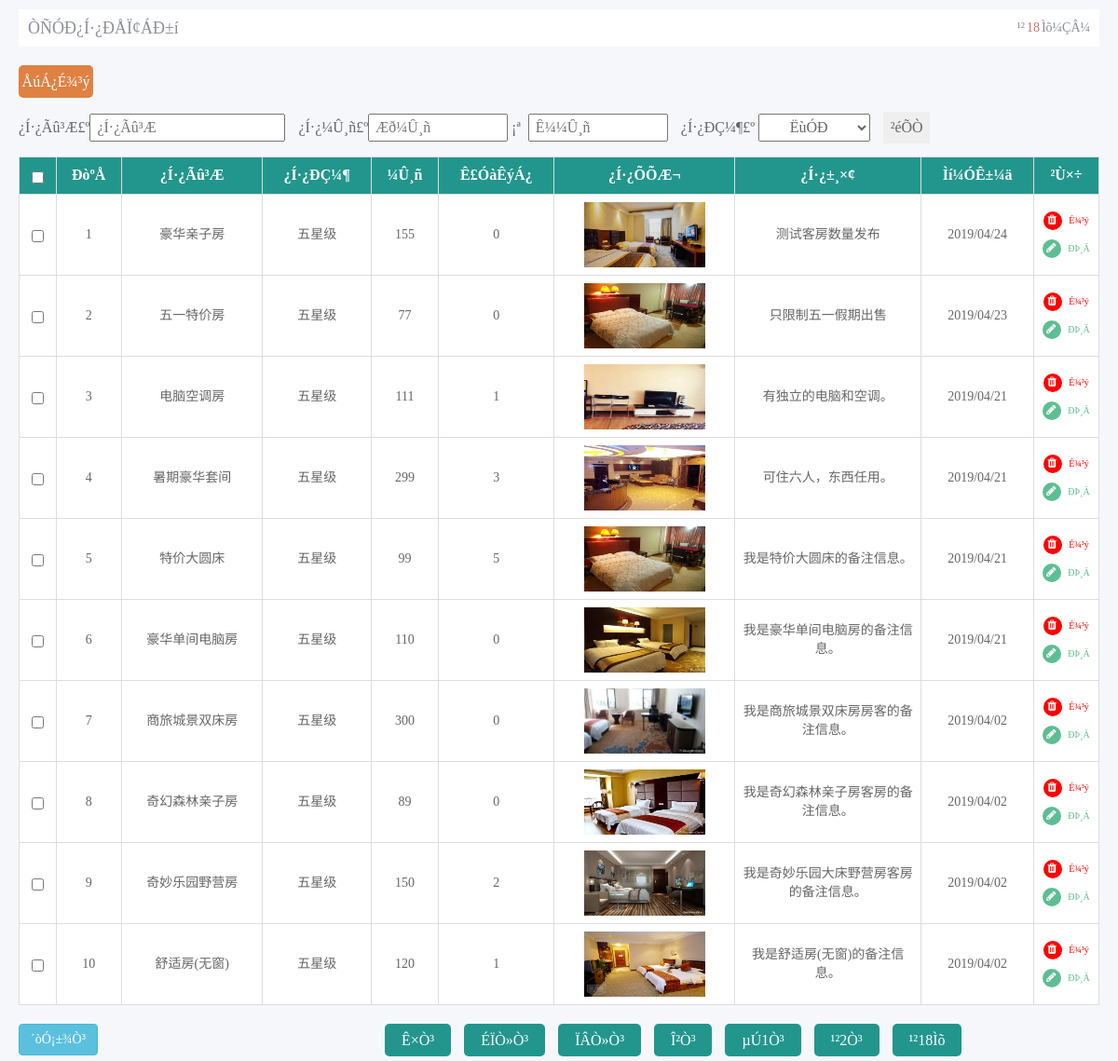
Screenshot of /check_room.php with the database file from the repository.
### tables this page shows
CREATE TABLE `jiudianxinxi` (
  `id` int(11) NOT NULL AUTO_INCREMENT,
  `name` varchar(300) DEFAULT NULL,
  `grade` varchar(50) DEFAULT NULL,
  `price` varchar(50) DEFAULT NULL,
  `number` int(10) DEFAULT '0',
  `state` varchar(300) DEFAULT NULL,
  `picture` varchar(50) DEFAULT NULL,
  `remarks` varchar(500) DEFAULT NULL,
  `addtime` timestamp NOT NULL DEFAULT CURRENT_TIMESTAMP,
  PRIMARY KEY (`id`)
);

### check_room.php (the view, shortened to what this page needs)
<?php
$name=$_GET['name'];
$start=$_GET['price_start'];
$end=$_GET['price_end'];
?>
<!DOCTYPE html PUBLIC "-//W3C//DTD XHTML 1.0 Transitional//EN" "http://www.w3.org/TR/xhtml1/DTD/xhtml1-transitional.dtd">
<html xmlns="http://www.w3.org/1999/xhtml">
<head>
<link rel="stylesheet" href="css/bootstrap.min.css" />
<link rel="stylesheet" href="css/jquery.mCustomScrollbar.min.css" />
<link rel="stylesheet" href="css/custom.css" />
<link rel="stylesheet" href="css/demo_add.css" />
<link rel="stylesheet" href="css/font-awesome.min.css" />
<link rel="stylesheet" href="css/style.css" />
</head>
<body class="news_list_body">
<div class="staff_list">
	<div class="clearfix admin_con_top">
    	<h2 class="fl">ÒÑÓÐ¿Í·¿ÐÅÏ¢ÁÐ±í</h2>
        <?php
			$sql="select * from jiudianxinxi where 1=1";
			$query=mysql_query($sql);
			$rowscount=mysql_num_rows($query);
		?>
        <p class="fr">¹²<span><?php echo $rowscount;?></span>Ìõ¼ÇÂ¼</p>
    </div>
    <p class=" all_del" id="all_del" onclick="deleteSelected()">ÅúÁ¿É¾³ý</p>
    <form id="form1" name="form1" method="get" action="">
        ¿Í·¿Ãû³Æ£º<input name="name" type="text" id="name" class="m_r_10" autocomplete="off" placeholder="¿Í·¿Ãû³Æ" value="<?php echo $name;?>"/>
        ¿Í·¿¼Û¸ñ£º<input name="price_start" type="text" id="price_start" style="width:150px;" autocomplete="off" placeholder="Æð¼Û¸ñ" value="<?php echo $start;?>"/>&nbsp;¡ª&nbsp;
        		  <input name="price_end" type="text" id="price_end" style="width:150px;" class="m_r_10" autocomplete="off" placeholder="Ê¼¼Û¸ñ" value="<?php echo $end;?>"/>
        ¿Í·¿ÐÇ¼¶£º
          <select name='grade' id='grade' style="width:120px;text-align:center;" class="m_r_10" placeholder="¿Í·¿ÐÇ¼¶">
            <option value="">ËùÓÐ</option>
          </select>
        <input type="submit" name="Submit" value="²éÕÒ" class="check_btn"/>
    </form>
    <div class="admin_news_list">
            <?php
                  $sql="select * from jiudianxinxi where 1=1";
  					$sql=$sql." order by id desc";
					$query=mysql_query($sql);
 					$rowscount=mysql_num_rows($query);
				  if($rowscount==0)
				  {
					  ?>
                    	<div class="date_null">±§Ç¸£¬ÄúµÄ²éÑ¯½á¹ûÎª¿Õ</div>
					<?php
					}
				  else
				  {
				  $pagelarge=10;
				  $pagecurrent=$_GET["pagecurrent"];
				  if($rowscount%$pagelarge==0)
				  {
						$pagecount=$rowscount/$pagelarge;
				  }
				  else
				  {
						$pagecount=intval($rowscount/$pagelarge)+1;
				  }
				  if($pagecurrent=="" || $pagecurrent<=0)
				{
					$pagecurrent=1;
				}
						$sum=$pagecurrent*$pagelarge;
					?>
                    <table class="table table-bordered table-hover">
                    <tr>
                        <th><input type="checkbox" name="" id="checkall" value="" onclick="checkall();"/></th>
                        <th>ÐòºÅ</th>
                        <th>¿Í·¿Ãû³Æ</th>
                        <th>¿Í·¿ÐÇ¼¶</th>
                        <th>¼Û¸ñ</th>
                        <th>Ê£ÓàÊýÁ¿</th>
                        <th>¿Í·¿ÕÕÆ¬</th>
                        <th style="width:200px;">¿Í·¿±¸×¢</th>
                        <th>Ìí¼ÓÊ±¼ä</th>
                        <th>²Ù×÷</th>
                    </tr>
                    <?php
					for($i=$pagecurrent*$pagelarge-$pagelarge;$i<$sum;$i++)
				{
				  ?>
            <tr>
            	<td><input type="checkbox" name="" id="" data-id="<?php echo mysql_result($query,$i,id);?>" value="" class="sel_btn"/></td>
                <td><?php echo $i+1;?></td>
                <td><?php echo mysql_result($query,$i,name);?></td>
                <td><?php echo mysql_result($query,$i,grade);?></td>
                <td><?php echo mysql_result($query,$i,price);?></td>
                <td><?php echo mysql_result($query,$i,number);?></td>
                <td>
                	<a href="<?php echo mysql_result($query,$i,picture) ?>" target='_blank'>
                		<img src='<?php echo mysql_result($query,$i,picture) ?>' width='130' height='70' border='0'>
                    </a>
                </td>
                <td><?php echo mysql_result($query,$i,remarks);?></td>
                <td><?php echo date('Y/m/d',strtotime(mysql_result($query,$i,"addtime")));?></td>
                <td>
                   <a href="del.php?id=<?php echo mysql_result($query,$i,"id");?>&tablename=jiudianxinxi"
                   	onclick="return confirm('ÕæµÄÒªÉ¾³ý£¿')">
                    	<i class="fa fa-trash b_r b_red material-icons m_b_10"></i>
                        <span class="text_red">É¾³ý<span>
                   </a>
                   <a href="update_room.php?id=<?php echo mysql_result($query,$i,"id");?>">
                   		<i class="fa fa-pencil  b_r b_gree material-icons"></i>
                        <span class="text_gree">ÐÞ¸Ä<span>
                   </a>
                </td>
            </tr>
        <?php
			}
 		 }
		 ?>
		</table>
    </div>
	<?php
	  if($rowscount > 10)
	  {
		  ?>
            <div class="clearfix news_list_page">
                <p class="fl">
                  <input type="button" class="btn btn-info"" name="Submit2" onclick="javascript:window.print();" value="´òÓ¡±¾Ò³" />
                </p>
                <p class="fr news_list_page_p">
                    <a href="check_room.php?pagecurrent=1&name=<?php echo $name;?>&price_start=<?php echo $start;?>&price_end=<?php echo $end;?>&grade=<?php echo $grade;?>">Ê×Ò³</a>
                    <a href="check_room.php?pagecurrent=<?php echo $pagecurrent-1;?>&name=<?php echo $name;?>&price_start=<?php echo $start;?>&price_end=<?php echo $end;?>&grade=<?php echo $grade;?>">ÉÏÒ»Ò³</a>
                    <a href="check_room.php?pagecurrent=<?php echo $pagecurrent+1;?>&name=<?php echo $name;?>&price_start=<?php echo $start;?>&price_end=<?php echo $end;?>&grade=<?php echo $grade;?>">ÏÂÒ»Ò³</a>
                    <a href="check_room.php?pagecurrent=<?php echo $pagecount;?>&name=<?php echo $name;?>&price_start=<?php echo $start;?>&price_end=<?php echo $end;?>&grade=<?php echo $grade;?>">Î²Ò³</a>
                    <span>µÚ<?php echo $pagecurrent;?>Ò³</span>
                    <span>¹²<?php echo $pagecount;?>Ò³</span>
                    <span>¹²<?php echo $rowscount;?>Ìõ</span>
                </p>
            </div>
            <?php }?>
</div>
</body>
</html>

### css/demo_add.css (style rules this page uses)
body, html { font-size: 100%; padding: 0; margin: 0; }
*, *:after, *:before { -webkit-box-sizing: border-box; -moz-box-sizing: border-box; box-sizing: border-box; }
.clearfix:before, .clearfix:after { content: " "; display: table; }
.clearfix:after { clear: both; }
body { background: #494A5F; color: #D5D6E2; font-weight: 500; font-size: 1.05em; font-family: "Microsoft YaHei","Segoe UI", "Lucida Grande", Helvetica, Arial,sans-serif; }

### css/style.css (style rules this page uses)
body, html,div, dl, dt, dd, ul, ol, li, h1, h2, h3, h4, h5, h6, pre, form, fieldset, input, p, blockquote, th, td { margin:0; padding:0; box-sizing: border-box; }
body { font-size:16px; color:#666; font-family: Microsoft YaHei,SimSun; background: #fff; }
body td { font-size: 12px }
.m_r_10 { margin-right:10px; }
.m_b_10 { margin-bottom:10px; }
.check_btn { width: 50px; text-align: center; height: 38px; display: inline-block; border: 0; cursor: pointer; padding-left:0px !important; }
textarea, input, button, select { outline: none; }
img { border: 0; }
a { color:#666; text-decoration: none; }
a:link { color: #000; text-decoration:none; }
.fl { float: left; }
.fr { float: right; }
.clearfix:after { content:""; display:block; height:0; clear:both; visibility:hidden; }
.clearfix { zoom:1; }
.b_r { display:inline-block; width:20px; height:20px; border-radius:50%; -webkit-border-radius:50%; -moz-border-radius:50%; -ms-border-radius:50%; padding:3px 6px 4px 4px; color:#fff; margin-right:4px; }
.b_red { background:red; }
.text_red { font-size:10px; color:red !important; }
.b_gree { background:#5dbe92; }
.text_gree { font-size:10px; color:#5dbe92 !important; }
.add_admin,.add_news,.check_news_list,.staff_list { padding:10px 20px 5px 20px; background:#f6f7fb; height:100%; }
.admin_con_top { background:#fff; height:40px; line-height:40px; color:#8e9198; padding:0px 10px; margin-bottom:20px; }
.admin_con_top>h2 { font-weight:normal; font-size:18px; line-height:40px; width:50%; }
.admin_con_top>p { font-size:14px; width:40%; text-align:right; }
.admin_con_top>p>span { color:#c8716f; margin:0px 2px; }
.all_del { width:80px; text-align:center; background:#df8143; height:35px; line-height:35px; border-radius:5px; -webkit-border-radius:5px; -moz-border-radius:5px; -ms-border-radius:5px; cursor:pointer; color:#fff; -moz-user-select:none; -webkit-user-select:none; -ms-user-select:none; -khtml-user-select:none; -o-user-select:none; user-select:none; }
tr>th { background:#22968d; color:#fff; text-align:center; }
.admin_news_list td { text-align:center; font-size:16px; }
.staff_list td { text-align:center; font-size:14px; }
.admin_news_list tr>td:last-of-type { font-size:12px; }
.admin_news_list td>a { display:block; }
.table > tbody > tr > td, .table > tbody > tr > th, .table > tfoot > tr > td, .table > tfoot > tr > th, .table > thead > tr > td, .table > thead > tr > th { padding: 8px; line-height: 1.42857143; vertical-align:middle; border-top: 1px solid #ddd; }
.news_list_page { height:35px; line-height:35px; }
.news_list_page>p:first-of-type { width:85px; line-height:35px; }
.news_list_page>p:last-of-type { width:767px; line-height:35px; }
.news_list_page_p>a,.news_list_page_p>span { display:inline-block; padding:0px 18px; color:#fff !important; background:#22968d; border-radius:5px; -moz-border-radius:5px; -webkit-border-radius:5px; -ms-border-radius:5px; margin-right:10px; }
.staff_list>form { padding-top:10px; margin-bottom:10px; line-height:43px; }
.staff_list>form input { padding-left:6px; outline:none; height:30px; line-height:30px; }
.staff_list>form select { height:30px; line-height:30px; }
.staff_list>form input:last-of-type { padding-left:0px; width:50px; text-align:center; height:34px; line-height:30px; }
.staff_list td>a { display:block; }
.staff_list th:last-of-type { width:70px; }
tr>td { background:#fff; }

### rows the page displays
jiudianxinxi: name "豪华亲子房", grade "五星级", price "155", number "0", picture (picture), remarks "测试客房数量发布", addtime "2019/04/24"
jiudianxinxi: name "五一特价房", grade "五星级", price "77", number "0", picture (picture), remarks "只限制五一假期出售", addtime "2019/04/23"
jiudianxinxi: name "电脑空调房", grade "五星级", price "111", number "1", picture (picture), remarks "有独立的电脑和空调。", addtime "2019/04/21"
jiudianxinxi: name "暑期豪华套间", grade "五星级", price "299", number "3", picture (picture), remarks "可住六人，东西任用。", addtime "2019/04/21"
jiudianxinxi: name "特价大圆床", grade "五星级", price "99", number "5", picture (picture), remarks "我是特价大圆床的备注信息。", addtime "2019/04/21"
jiudianxinxi: name "豪华单间电脑房", grade "五星级", price "110", number "0", picture (picture), remarks "我是豪华单间电脑房的备注信息。", addtime "2019/04/21"
jiudianxinxi: name "商旅城景双床房", grade "五星级", price "300", number "0", picture (picture), remarks "我是商旅城景双床房房客的备注信息。", addtime "2019/04/02"
jiudianxinxi: name "奇幻森林亲子房", grade "五星级", price "89", number "0", picture (picture), remarks "我是奇幻森林亲子房客房的备注信息。", addtime "2019/04/02"
jiudianxinxi: name "奇妙乐园野营房", grade "五星级", price "150", number "2", picture (picture), remarks "我是奇妙乐园大床野营房客房的备注信息。", addtime "2019/04/02"
jiudianxinxi: name "舒适房(无窗)", grade "五星级", price "120", number "1", picture (picture), remarks "我是舒适房(无窗)的备注信息。", addtime "2019/04/02"

### other values shown
$rowscount "18"
$pagecurrent "1"
$pagecount "2"
